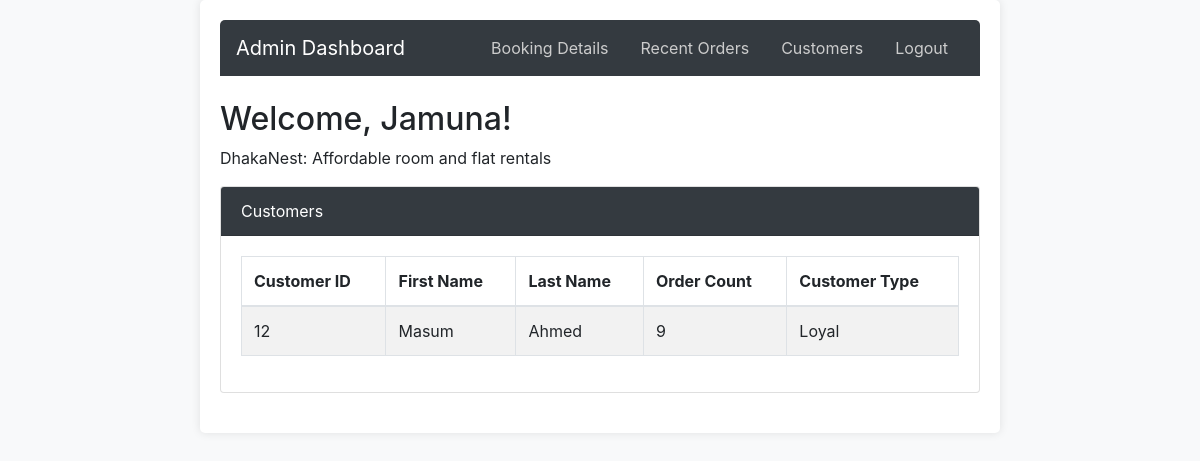
/admin_dashboard.php?tab=customer (signed in), run on the app's committed database.
### tables this page shows
CREATE TABLE `customer` (
  `customer_id` int(11) NOT NULL,
  `first_name` varchar(50) DEFAULT NULL,
  `last_name` varchar(50) DEFAULT NULL,
  `email` varchar(100) DEFAULT NULL,
  `phone_no` varchar(20) DEFAULT NULL,
  `order_count` int(10) DEFAULT NULL,
  `customer_type` varchar(20) DEFAULT NULL,
  `reg_id` int(100) DEFAULT NULL
);

### DatabaseFacade.php (called while the page is built, shortened)
<?php
require_once 'BookingObserver.php';
class DatabaseFacade
{
    private $bookingObserver;
    public function __construct($databaseProxy)
    {
        $this->bookingObserver = new BookingObserver($databaseProxy);
    }
    public function getCustomers()
    {
        return $this->bookingObserver->getCustomers();
    }
}
?>

### DatabaseProxy.php (called while the page is built, shortened)
<?php
class DatabaseProxy {
    private $host;
    private $dbUsername;
    private $dbPassword;
    private $dbname;
    private $connection;
    public function __construct($host, $dbUsername, $dbPassword, $dbname) {
        $this->host = $host;
        $this->dbUsername = $dbUsername;
        $this->dbPassword = $dbPassword;
        $this->dbname = $dbname;
    }
    public function getConnection() {
        if (!$this->connection) {
            $this->connection = new mysqli($this->host, $this->dbUsername, $this->dbPassword, $this->dbname);
        }
        return $this->connection;
    }
    public function executeQuery($query, $params = []) {
        $conn = $this->getConnection();
        $stmt = $conn->prepare($query);
        $stmt->execute();
        $result = $stmt->get_result();
        return $result;
    }
}
?>

### bookingObserver.php (called while the page is built, shortened)
<?php
class BookingObserver
{
    private $databaseProxy;
    public function __construct($databaseProxy)
    {
        $this->databaseProxy = $databaseProxy;
    }
    public function getCustomers()
    {
        $sql = "SELECT customer_id, first_name, last_name, order_count, customer_type
                FROM customer";
        $result = $this->databaseProxy->executeQuery($sql);
        $customers = [];
        if ($result->num_rows > 0) {
            while ($row = $result->fetch_assoc()) {
                $customers[] = $row;
            }
        }
        return $customers;
    }
}
?>

### admin_dashboard.php (the view, shortened to what this page needs)
<?php
require_once 'DatabaseProxy.php';
require_once 'DatabaseFacade.php';
$databaseProxy = new DatabaseProxy('localhost', 'root', '', 'dhakanest');
$databaseFacade = new DatabaseFacade($databaseProxy);
$tab = isset($_GET['tab']) ? $_GET['tab'] : 'recent-orders';
if ($tab === 'recent-orders') {
    $latestBooking = $databaseFacade->getRecentOrder();
} elseif ($tab === 'booking-details') {
    $bookings = $databaseFacade->getBookingDetails();
} elseif ($tab === 'customer') {
    $customers = $databaseFacade->getCustomers();
}
?>
<!DOCTYPE html>
<html>
<head>
    <link rel="stylesheet" href="https://maxcdn.bootstrapcdn.com/bootstrap/4.5.2/css/bootstrap.min.css">
    <link rel="stylesheet" href="styles.css">
</head>
<body>
    <div class="container">
        <nav class="navbar navbar-dark">
            <a class="navbar-brand" href="#">Admin Dashboard</a>
            <ul class="nav">
                <li class="nav-item">
                    <a class="nav-link <?php echo $tab === 'booking-details' ? 'active' : ''; ?>" href="?tab=booking-details">Booking Details</a>
                </li>
                <li class="nav-item">
                    <a class="nav-link <?php echo $tab === 'recent-orders' ? 'active' : ''; ?>" href="?tab=recent-orders">Recent Orders</a>
                </li>
                <li class="nav-item">
                    <a class="nav-link <?php echo $tab === 'customer' ? 'active' : ''; ?>" href="?tab=customer">Customers</a>
                </li>
                <li class="nav-item">
                    <a class="nav-link" href="logout.php">Logout</a>
                </li>
            </ul>
        </nav>
        <div class="mt-4">
            <h2>Welcome, <?php echo $_SESSION['first_name']; ?>!</h2>
            <p>DhakaNest: Affordable room and flat rentals</p>
        </div>
        <div class="card">
            <div class="card-header">
                <?php
                if ($tab === 'recent-orders') {
                    echo 'Recent Order';
                } elseif ($tab === 'booking-details') {
                    echo 'Booking Details';
                } elseif ($tab === 'customer') {
                    echo 'Customers';
                } else {
                    echo 'Invalid Tab';
                }
                ?>
            </div>
            <div class="card-body">
                <?php if ($tab === 'recent-orders'): ?>
                    <?php if (!empty($latestBooking)): ?>
                        <table class="table">
                            <thead>
                                <tr>
                                    <th>Booking ID</th>
                                    <th>Room ID</th>
                                    <th>Customer ID</th>
                                    <th>Check-in Date</th>
                                    <th>Check-out Date</th>
                                    <th>Total Price</th>
                                </tr>
                            </thead>
                            <tbody>
                                <tr>
                                    <td><?php echo $latestBooking['book_id']; ?></td>
                                    <td><?php echo $latestBooking['room_id']; ?></td>
                                    <td><?php echo $latestBooking['customer_id']; ?></td>
                                    <td><?php echo $latestBooking['check_in_date']; ?></td>
                                    <td><?php echo $latestBooking['check_out_date']; ?></td>
                                    <td><?php echo $latestBooking['total_price']; ?></td>
                                </tr>
                            </tbody>
                        </table>
                    <?php else: ?>
                        <p>No recent orders found.</p>
                    <?php endif; ?>
                <?php elseif ($tab === 'customer'): ?>
    <?php if (!empty($customers)): ?>
        <div class="table-responsive">
            <table class="table table-bordered table-striped">
                <thead>
                    <tr>
                        <th>Customer ID</th>
                        <th>First Name</th>
                        <th>Last Name</th>
                        <th>Order Count</th>
                        <th>Customer Type</th>
                    </tr>
                </thead>
                <tbody>
                    <?php foreach ($customers as $customer): ?>
                        <tr>
                            <td><?php echo $customer['customer_id']; ?></td>
                            <td><?php echo $customer['first_name']; ?></td>
                            <td><?php echo $customer['last_name']; ?></td>
                            <td><?php echo $customer['order_count']; ?></td>
                            <td><?php echo $customer['customer_type']; ?></td>
                        </tr>
                    <?php endforeach; ?>
                </tbody>
            </table>
        </div>
    <?php else: ?>
        <p>No customers found.</p>
    <?php endif; ?>
<?php endif; ?>
            </div>
        </div>
    </div>
</body>
</html>

### styles.css (style rules this page uses)
body { background-color: #f8f9fa; }
.container { max-width: 800px; margin: 0 auto; padding: 20px; background-color: #fff; border-radius: 5px; box-shadow: 0 0 10px rgba(0, 0, 0, 0.1); }
.navbar { background-color: #343a40; border-radius: 5px 5px 0 0; }
.navbar-brand { color: #fff; }
.nav-link { color: #ccc; }
.card { margin-bottom: 20px; }
.card-header { background-color: #343a40; color: #fff; }

### data on the page
customer: customer_id "12", first_name "Masum", last_name "Ahmed", order_count "9", customer_type "Loyal"

### other printed values
$_SESSION['first_name'] "Jamuna"
